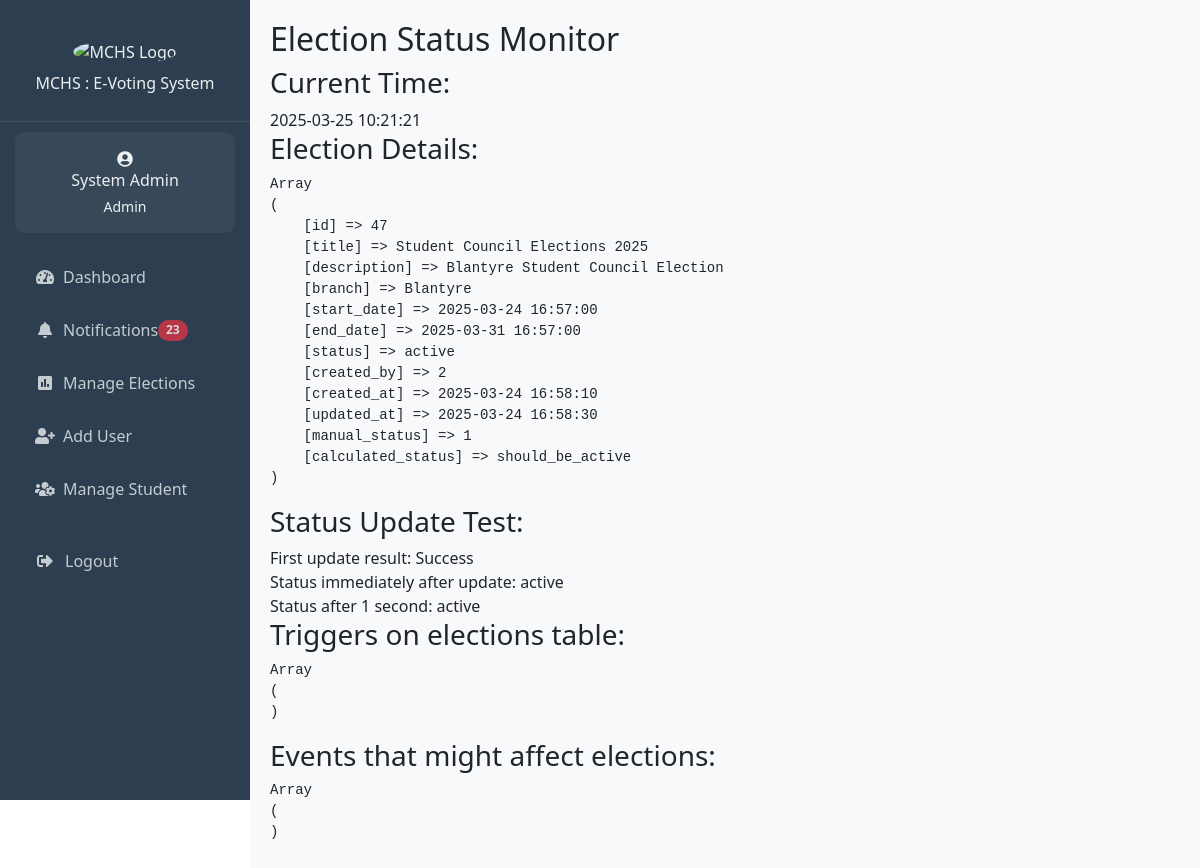
Page /admin/monitor_status.php?id=47 (signed in) on the committed database.
### tables this page shows
CREATE TABLE IF NOT EXISTS `users` (
  `id` int NOT NULL AUTO_INCREMENT,
  `name` varchar(100) NOT NULL,
  `email` varchar(100) NOT NULL,
  `student_number` varchar(20) DEFAULT NULL,
  `branch` varchar(50) DEFAULT NULL,
  `year_of_study` varchar(20) DEFAULT NULL,
  `password_hash` varchar(255) NOT NULL,
  `role` enum('student','admin','candidate') NOT NULL DEFAULT 'student',
  `created_at` timestamp NULL DEFAULT CURRENT_TIMESTAMP,
  `updated_at` timestamp NULL DEFAULT CURRENT_TIMESTAMP ON UPDATE CURRENT_TIMESTAMP,
  PRIMARY KEY (`id`),
  UNIQUE KEY `email` (`email`),
  UNIQUE KEY `student_number` (`student_number`)
);

CREATE TABLE IF NOT EXISTS `elections` (
  `id` int NOT NULL AUTO_INCREMENT,
  `title` varchar(255) NOT NULL,
  `description` text,
  `branch` varchar(50) NOT NULL,
  `start_date` datetime NOT NULL,
  `end_date` datetime NOT NULL,
  `status` enum('upcoming','active','completed') DEFAULT 'upcoming',
  `created_by` int NOT NULL,
  `created_at` timestamp NULL DEFAULT CURRENT_TIMESTAMP,
  `updated_at` timestamp NULL DEFAULT CURRENT_TIMESTAMP ON UPDATE CURRENT_TIMESTAMP,
  `manual_status` tinyint(1) DEFAULT '0',
  PRIMARY KEY (`id`),
  UNIQUE KEY `unique_election` (`title`,`start_date`,`end_date`),
  KEY `created_by` (`created_by`)
);

### includes/notifications.php (called while the page is built, shortened)
<?php
if (!function_exists('get_unread_notifications_count')) {
    function get_unread_notifications_count($conn, $user_id = null) {
        try {
            $sql = "SELECT COUNT(*) FROM notifications WHERE is_read = FALSE";
            $params = [];
            $stmt = $conn->prepare($sql);
            $stmt->execute($params);
            return (int) $stmt->fetchColumn();
        } catch (PDOException $e) {
            error_log("Error getting unread notifications count: " . $e->getMessage());
            return 0;
        }
    }
}

### admin/monitor_status.php (the view, shortened to what this page needs)
<?php
require_once '../includes/header.php';
$election_id = isset($_GET['id']) ? $_GET['id'] : null;
echo "<h2>Election Status Monitor</h2>";
echo "<h3>Current Time:</h3>";
echo date('Y-m-d H:i:s') . "<br>";
$stmt = $conn->prepare("
    SELECT *,
           CASE
               WHEN NOW() < start_date THEN 'should_be_upcoming'
               WHEN NOW() BETWEEN start_date AND end_date THEN 'should_be_active'
               ELSE 'should_be_completed'
           END as calculated_status
    FROM elections
    WHERE id = ?
");
$stmt->execute([$election_id]);
$election = $stmt->fetch(PDO::FETCH_ASSOC);
echo "<h3>Election Details:</h3>";
echo "<pre>";
print_r($election);
echo "</pre>";
echo "<h3>Status Update Test:</h3>";
$update = $conn->prepare("UPDATE elections SET status = 'active' WHERE id = ?");
$result = $update->execute([$election_id]);
echo "First update result: " . ($result ? "Success" : "Failed") . "<br>";
$stmt = $conn->prepare("SELECT status FROM elections WHERE id = ?");
$stmt->execute([$election_id]);
$status1 = $stmt->fetchColumn();
echo "Status immediately after update: " . $status1 . "<br>";
$stmt->execute([$election_id]);
$status2 = $stmt->fetchColumn();
echo "Status after 1 second: " . $status2 . "<br>";
echo "<h3>Triggers on elections table:</h3>";
$triggers = $conn->query("
    SELECT TRIGGER_NAME, ACTION_STATEMENT, EVENT_MANIPULATION
    FROM information_schema.TRIGGERS
    WHERE EVENT_OBJECT_TABLE = 'elections'
")->fetchAll(PDO::FETCH_ASSOC);
echo "<pre>";
print_r($triggers);
echo "</pre>";
echo "<h3>Events that might affect elections:</h3>";
$events = $conn->query("SHOW EVENTS")->fetchAll(PDO::FETCH_ASSOC);
echo "<pre>";
print_r($events);
echo "</pre>";
?>

### includes/sidebar-content.php (shortened to what this page needs)
<div class="sidebar-header">
  <img src="https://mchs.mw/img/mchs_logo.png" alt="MCHS Logo" class="img-fluid" style="width: 50%;">
  <h6 class="mt-0">MCHS : E-Voting System</h6>
</div>
<?php if (isset($user)): ?>
  <div class="user-info">
    <i class="fas fa-user-circle fa-1x mb-0"></i>
    <h6 class="mb-1"><?php echo htmlspecialchars($user['name']); ?></h6>
    <small><?php echo ucfirst($user['role']); ?></small>
  </div>
  <ul class="nav-menu">
    <?php if ($user['role'] === 'admin'): ?>
      <li class="nav-item">
        <a class="nav-link <?php echo $current_page === 'dashboard.php' ? 'active' : ''; ?>"
           href="/e_voting_system/admin/dashboard.php">
          <i class="fas fa-tachometer-alt me-2"></i>Dashboard
        </a>
      </li>
      <li class="nav-item">
        <a class="nav-link <?php echo $current_page === 'notifications.php' ? 'active' : ''; ?>"
           href="/e_voting_system/admin/notifications.php">
          <i class="fas fa-bell me-2"></i>Notifications
          <?php
          $unread_count = get_unread_notifications_count($conn);
          if ($unread_count > 0):
          ?>
            <span class="badge bg-danger rounded-pill">
              <?php echo $unread_count; ?>
            </span>
          <?php endif; ?>
        </a>
      </li>
      <li class="nav-item">
        <a class="nav-link <?php echo $current_page === 'manage_elections.php' ? 'active' : ''; ?>"
           href="/e_voting_system/admin/manage_elections.php">
          <i class="fas fa-poll me-2"></i>Manage Elections
        </a>
      </li>
      <li class="nav-item">
        <a class="nav-link <?php echo $current_page === 'add_student.php' ? 'active' : ''; ?>"
           href="/e_voting_system/admin/add_student.php">
          <i class="fas fa-user-plus me-2"></i>Add User
        </a>
      </li>
      <li class="nav-item">
        <a class="nav-link <?php echo $current_page === 'manage_students.php' ? 'active' : ''; ?>"
           href="/e_voting_system/admin/manage_students.php">
          <i class="fas fa-users-cog me-2"></i>Manage Student
        </a>
      </li>
    <?php endif; ?>
    <li class="nav-item mt-4">
      <a class="nav-link" href="/e_voting_system/logout.php">
        <i class="fas fa-sign-out-alt"></i>
        <span>Logout</span>
      </a>
    </li>
  </ul>
<?php endif; ?>

### includes/header.php (style rules this page uses)
:root { --primary-color: #2c3e50; --secondary-color: #3498db; --accent-color: #e74c3c; --text-light: #ecf0f1; --success-color: #2ecc71; }
.sidebar-header { padding: 20px; text-align: center; border-bottom: 1px solid rgba(255,255,255,0.1); }
.sidebar-header img { width: 80px; height: 80px; border-radius: 50%; margin-bottom: 10px; }
.user-info { padding: 15px; text-align: center; background: rgba(255,255,255,0.05); margin: 10px 15px; border-radius: 10px; }
.nav-menu { padding: 0; margin: 20px 0; }
.nav-item { list-style: none; margin: 5px 15px; }
.nav-link { color: var(--text-light) !important; padding: 12px 20px; border-radius: 8px; display: flex; align-items: center; transition: all 0.3s ease; text-decoration: none; opacity: 0.8; }
.nav-link i { margin-right: 10px; width: 20px; text-align: center; }

### rows in the picture
users: name "System Admin", role "Admin"
elections: status "active"

### other values in the picture
$unread_count "23"
